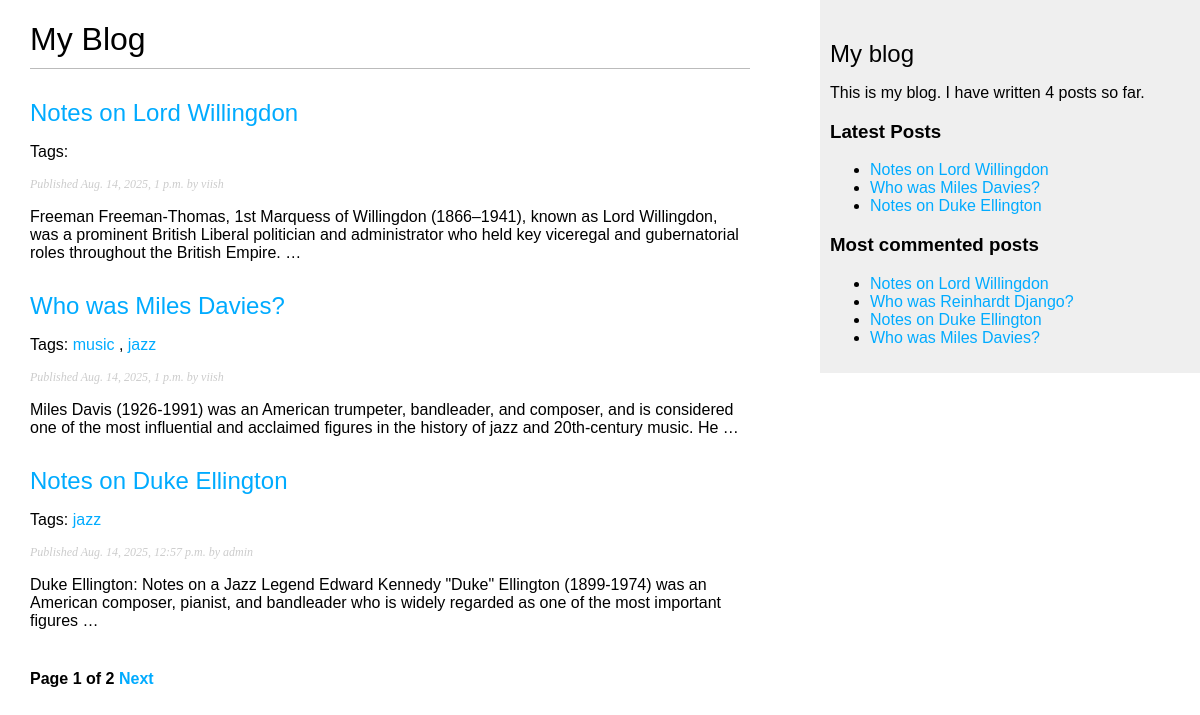
The page /blog/ on the database as committed earlier.
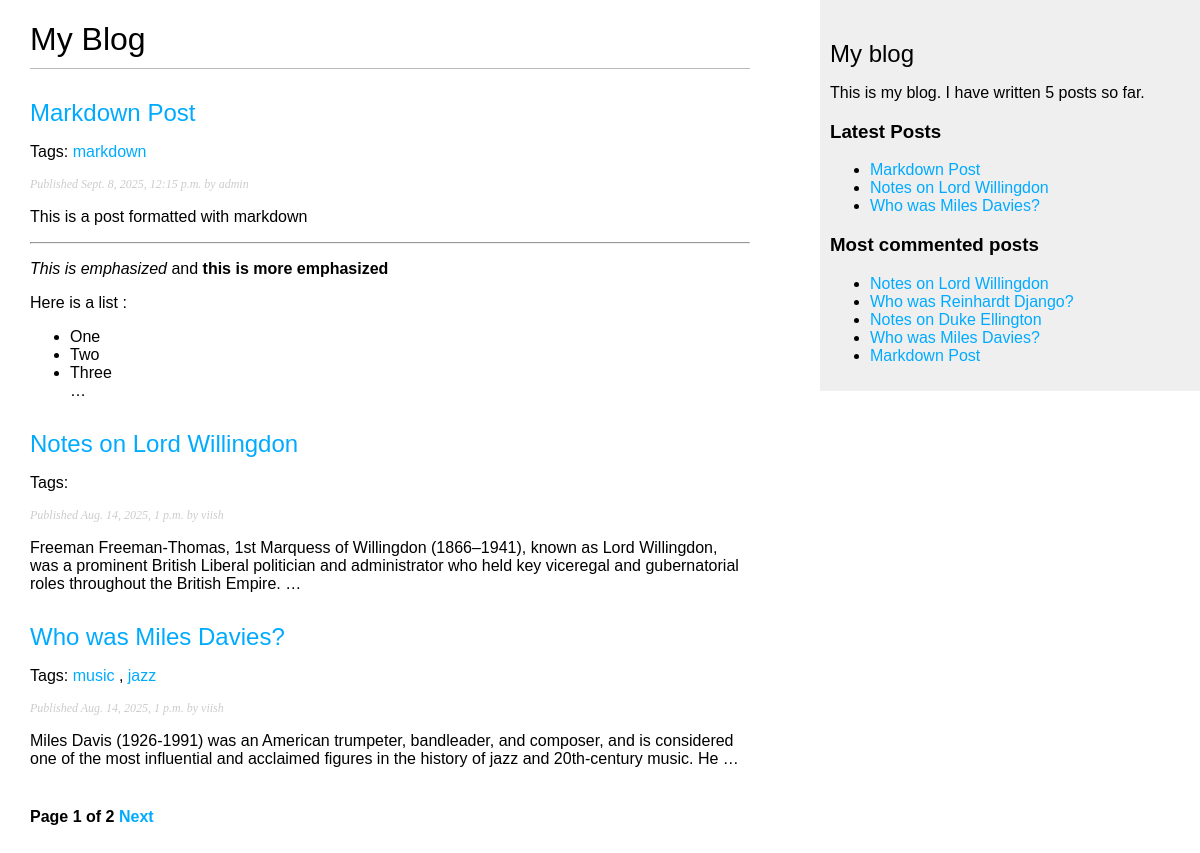
The same page on the database as committed later.
### blog/models.py (models this page shows, shortened)
class Post(models.Model):
    class Status(models.TextChoices):
        DRAFT = 'DF', 'Draft'
        PUBLISHED = 'PB', 'Published'
    title = models.CharField(max_length=200)
    slug = models.SlugField(max_length=200, unique_for_date='publish')
    author = models.ForeignKey(
        settings.AUTH_USER_MODEL,
        on_delete=models.CASCADE,
        related_name='blog_posts',
    )
    body = models.TextField()
    publish = models.DateTimeField(default=timezone.now)
    created = models.DateTimeField(auto_now_add=True)
    updated = models.DateTimeField(auto_now=True)
    status = models.CharField(
        max_length=2,
        choices=Status,
        default=Status.DRAFT,
    )
    objects = models.Manager() # The Default Manager
    published = PublishedManager() # Custom Manager
    draft = DraftManager()
    tags = TaggableManager()
    class Meta:
        ordering = ['-publish']
        indexes = [
            models.Index(fields=['-publish']),
        ]
    def get_absolute_url(self):
        return reverse('blog:post_detail',
                       args=[
                           self.publish.year,
                           self.publish.month,
                           self.publish.day,
                           self.slug])

### blog/views.py (the view)
# urls.py: path('', views.post_list, name='post_list'),
def post_list(request, tag_slug=None):
    posts = Post.published.all()
    tag = None
    if tag_slug:
        tag = get_object_or_404(Tag, slug=tag_slug)
        posts = posts.filter(tags__in=[tag])
    paginator = Paginator(posts, 3)
    page_number = request.GET.get('page', 1)
    try:
        posts = paginator.page(page_number)
    except EmptyPage:
        posts = paginator.page(paginator.num_pages)
    except PageNotAnInteger:
        posts = paginator.page(1)
    return render(
        request,
        'blog/post/list.html',
        {'posts': posts, 'tag': tag}
    )

### blog/models.py (called while the page is built)
    def get_queryset(self):
        return(
            super().get_queryset().filter(status=Post.Status.PUBLISHED)
        )

### blog/templatetags/blog_tags.py (called while the page is built)
@register.simple_tag
def total_posts():
    return Post.objects.count()

@register.inclusion_tag('blog/post/latest_posts.html')
def show_latest_posts(count=5):
    latest_posts = Post.objects.order_by('-publish')[:count]
    return {'latest_posts': latest_posts}

@register.simple_tag
def get_most_commented_posts(count=5):
    return Post.published.annotate(
        total_comments=Count('comments')
    ).order_by('-total_comments')[:count]

@register.filter(name='markdown')
def markdown_format(text):
    return mark_safe(markdown.markdown(text))

### blog/templates/blog/post/list.html (shortened to what this page needs)
{% extends "blog/base.html" %}
{% load blog_tags %}
{% block content %}
  <h1>My Blog</h1>
  {% for post in posts %}
    <h2>
      <a href="{{ post.get_absolute_url }}">
        {{ post.title }}
      </a>
    </h2>
       <p class="tags">
          Tags:
          {% for tag in post.tags.all %}
            <a href="{% url "blog:post_list_by_tag" tag.slug %}">
              {{ tag.name }}
            </a>{% if not forloop.last %}, {% endif %}
          {% endfor %}
        </p>
    <p class="date">
      Published {{ post.publish }} by {{ post.author }}
    </p>
    {{ post.body|markdown|truncatewords_html:30 }}
  {% endfor %}
    {% include "pagination.html" with page=posts %}
{% endblock %}

### blog/templates/blog/base.html (shortened to what this page needs)
{% load blog_tags %}
{% load static %}
<!DOCTYPE html>
<html>
<head>
  <link href="{% static "css/blog.css" %}" rel="stylesheet">
</head>
<body>
  <div id="content">
    {% block content %}
    {% endblock %}
  </div>
  <div id="sidebar">
    <h2>My blog</h2>
    <p>This is my blog. I have written {% total_posts %} posts so far.
    </p>
      <h3>Latest Posts</h3>
      {% show_latest_posts 3 %}
      <h3>Most commented posts</h3>
      {% get_most_commented_posts as most_commented_posts %}
      <ul>
          {% for post in most_commented_posts %}
          <li>
              <a href="{{ post.get_absolute_url }}">{{ post.title }}</a>
          </li>
          {% endfor %}
      </ul>
  </div>
</body>
</html>

### blog/templates/blog/post/latest_posts.html
<ul>
  {% for post in latest_posts %}
    <li>
      <a href="{{ post.get_absolute_url }}">{{ post.title }}</a>
    </li>
  {% endfor %}
</ul>

Rows that differ between the two databases and show on the page:
no longer on one of the page's lists (row unchanged): Post: title "Notes on Duke Ellington", publish "Aug. 14, 2025, 12:57 p.m.", author "admin", body "Duke Ellington: Notes on a Jazz Legend Edward Kennedy \"Duke\" Ellington (1899-1974) was an American composer, pianist, and bandleader who is widely regarded as one of the most important figures …"
added Post: title "Markdown Post", publish "Sept. 8, 2025, 12:15 p.m.", author "admin", body "This is a post formatted with markdown This is emphasized and this is more emphasized Here is a list : One Two Three …"
added Tag: name "markdown", shown under "Markdown Post"
computed for Post "Notes on Duke Ellington": loses Tag (name "jazz")
Other text that changed with them:
text no longer shown: "4"
text now shown: "5"
